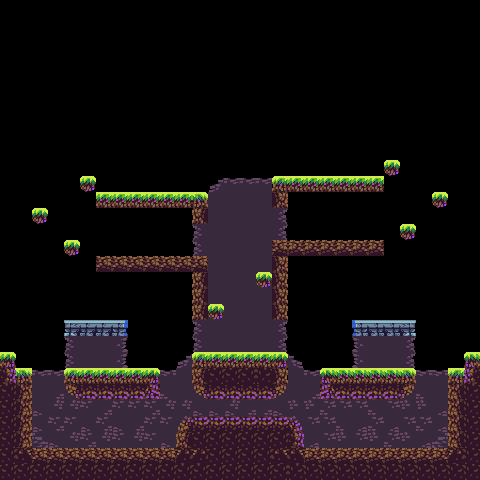

The image is a tile-based game level rendered from a .tmx file. Its description and source (layers, tilesets, objects; grid data summarised) follow:
An orthogonal 30x30 tile map with 16x16 px tiles, 3 tile layers (bg_layer, wall_layer, fg_layer) and 33 objects (6x monster_point, red_team_spawn_point, coin_point, blue_team_spawn_point, red_fountain, ...).

<map version="1.5" tiledversion="1.7.0" orientation="orthogonal" renderorder="right-down" width="30" height="30" tilewidth="16" tileheight="16" infinite="0" nextlayerid="10" nextobjectid="45">
 <editorsettings>
  <export target="tree_map.json" format="json" />
 </editorsettings>
 <tileset firstgid="1" name="forestTileSet" tilewidth="16" tileheight="16" tilecount="48" columns="8">
  <image source="forestTileSet.png" width="128" height="96" />
  <tile id="0">
   <objectgroup draworder="index" id="2">
    <object id="1" x="0" y="0" width="16" height="16" />
   </objectgroup>
  </tile>
  <tile id="1">
   <objectgroup draworder="index" id="2">
    <object id="1" x="0" y="0" width="16" height="16" />
   </objectgroup>
  </tile>
  <tile id="2">
   <objectgroup draworder="index" id="2">
    <object id="1" x="0" y="0" width="16" height="16" />
   </objectgroup>
  </tile>
  <tile id="3">
   <objectgroup draworder="index" id="2">
    <object id="1" x="0" y="0" width="16" height="16" />
   </objectgroup>
  </tile>
  <tile id="4">
   <objectgroup draworder="index" id="2">
    <object id="1" x="0" y="0" width="16" height="16" />
   </objectgroup>
  </tile>
  <tile id="5">
   <objectgroup draworder="index" id="2">
    <object id="1" x="0" y="0" width="16" height="16" />
   </objectgroup>
  </tile>
  <tile id="6">
   <objectgroup draworder="index" id="2">
    <object id="1" x="0" y="0" width="16" height="16" />
   </objectgroup>
  </tile>
  <tile id="8">
   <objectgroup draworder="index" id="2">
    <object id="1" x="0" y="0" width="16" height="16" />
   </objectgroup>
  </tile>
  <tile id="9">
   <objectgroup draworder="index" id="2">
    <object id="2" x="0" y="0" width="16" height="16" />
   </objectgroup>
  </tile>
  <tile id="10">
   <objectgroup draworder="index" id="2">
    <object id="1" x="0" y="0" width="16" height="16" />
   </objectgroup>
  </tile>
  <tile id="13">
   <objectgroup draworder="index" id="2">
    <object id="1" x="0" y="0" width="16" height="16" />
   </objectgroup>
  </tile>
  <tile id="16">
   <objectgroup draworder="index" id="2">
    <object id="1" x="2" y="0" width="14" height="15" />
   </objectgroup>
  </tile>
  <tile id="17">
   <objectgroup draworder="index" id="2">
    <object id="1" x="0" y="0" width="16" height="16" />
   </objectgroup>
  </tile>
  <tile id="18">
   <objectgroup draworder="index" id="2">
    <object id="1" x="0" y="0" width="14" height="15" />
   </objectgroup>
  </tile>
  <tile id="19">
   <objectgroup draworder="index" id="2">
    <object id="1" x="0" y="0" width="16" height="16" />
   </objectgroup>
  </tile>
  <tile id="20">
   <objectgroup draworder="index" id="2">
    <object id="1" x="0" y="0" width="16" height="16" />
   </objectgroup>
  </tile>
  <tile id="21">
   <objectgroup draworder="index" id="2">
    <object id="1" x="0" y="0" width="16" height="16" />
   </objectgroup>
  </tile>
  <tile id="29">
   <objectgroup draworder="index" id="2">
    <object id="1" x="0" y="0" width="16" height="16" />
   </objectgroup>
  </tile>
  <tile id="30">
   <objectgroup draworder="index" id="2">
    <object id="1" x="0" y="0" width="16" height="16" />
   </objectgroup>
  </tile>
  <tile id="31">
   <objectgroup draworder="index" id="2">
    <object id="1" x="0" y="0" width="16" height="16" />
   </objectgroup>
  </tile>
  <tile id="37">
   <objectgroup draworder="index" id="2">
    <object id="1" x="0" y="0" width="16" height="16" />
   </objectgroup>
  </tile>
  <tile id="39">
   <objectgroup draworder="index" id="2">
    <object id="1" x="0" y="0" width="16" height="16" />
   </objectgroup>
  </tile>
 </tileset>
 <layer id="8" name="bg_layer" width="30" height="30">
  <data>[900 cells, 124 non-empty, 7 distinct tile ids]</data>
 </layer>
 <layer id="5" name="wall_layer" width="30" height="30">
  <data>[900 cells, 271 non-empty, 20 distinct tile ids]</data>
 </layer>
 <layer id="9" name="fg_layer" width="30" height="30">
  <data>[900 cells, 46 non-empty, 6 distinct tile ids]</data>
 </layer>
 <objectgroup id="4" name="info_layer">
  <object id="1" name="red_team_spawn_point" x="96.2241" y="352.235">
   <point />
  </object>
  <object id="3" name="coin_point" x="239.604" y="333.343">
   <point />
  </object>
  <object id="7" name="blue_team_spawn_point" x="384.057" y="352.188">
   <point />
  </object>
  <object id="31" name="monster_point" x="380.145" y="427.08">
   <properties>
    <property name="max" type="int" value="3" />
    <property name="move" type="int" value="80" />
    <property name="pool" type="int" value="1" />
    <property name="spawn_interval" type="int" value="3000" />
   </properties>
   <point />
  </object>
  <object id="32" name="monster_point" x="143.088" y="239.823">
   <properties>
    <property name="max" type="int" value="1" />
    <property name="move" type="int" value="0" />
    <property name="pool" type="int" value="2" />
    <property name="spawn_interval" type="int" value="14001" />
   </properties>
   <point />
  </object>
  <object id="41" name="monster_point" x="96.7043" y="428.594">
   <properties>
    <property name="max" type="int" value="3" />
    <property name="move" type="int" value="80" />
    <property name="pool" type="int" value="1" />
    <property name="spawn_interval" type="int" value="3000" />
   </properties>
   <point />
  </object>
  <object id="42" name="monster_point" x="334.078" y="219.712">
   <properties>
    <property name="max" type="int" value="1" />
    <property name="move" type="int" value="0" />
    <property name="pool" type="int" value="2" />
    <property name="spawn_interval" type="int" value="13000" />
   </properties>
   <point />
  </object>
  <object id="43" name="monster_point" x="143.122" y="174.068">
   <properties>
    <property name="max" type="int" value="1" />
    <property name="move" type="int" value="0" />
    <property name="pool" type="int" value="3" />
    <property name="spawn_interval" type="int" value="15000" />
   </properties>
   <point />
  </object>
  <object id="44" name="monster_point" x="335.757" y="157.048">
   <properties>
    <property name="max" type="int" value="1" />
    <property name="move" type="int" value="0" />
    <property name="pool" type="int" value="4" />
    <property name="spawn_interval" type="int" value="20000" />
   </properties>
   <point />
  </object>
 </objectgroup>
 <objectgroup id="7" name="sensor_layer">
  <object id="16" name="red_fountain" x="69.0348" y="333.699" width="53.8054" height="40.2282" />
  <object id="17" name="blue_fountain" x="355.29" y="332.275" width="56.5704" height="40.887" />
 </objectgroup>
</map>
